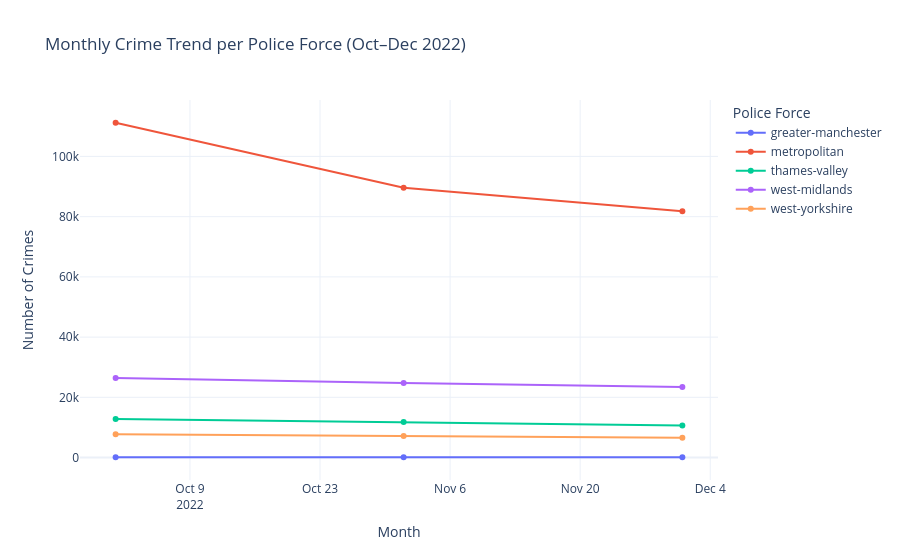

Notebook code for this chart:
### Code cell
import plotly.express as px

fig = px.line(
    timeline,
    x='month', y='crime_count', color='force_id',
    markers=True,
    title='Monthly Crime Trend per Police Force (Oct–Dec 2022)',
    labels={'month': 'Month', 'crime_count': 'Number of Crimes', 'force_id': 'Police Force'}
)
fig.update_layout(template='plotly_white')
fig.show()

### Figure 1 — Plotly figure (JSON) as saved in the notebook; plotly's stock layout.template omitted (floating-point values rounded to 4 significant figures)
{"data": [{"hovertemplate": "Police Force=greater-manchester<br>Month=%{x}<br>Number of Crimes=%{y}<extra></extra>", "legendgroup": "greater-manchester", "line": {"color": "#636efa", "dash": "solid"}, "marker": {"symbol": "circle"}, "mode": "lines+markers", "name": "greater-manchester", "orientation": "v", "showlegend": true, "type": "scatter", "x": ["2022-10", "2022-11", "2022-12"], "xaxis": "x", "y": [138, 130, 106], "yaxis": "y"}, {"hovertemplate": "Police Force=metropolitan<br>Month=%{x}<br>Number of Crimes=%{y}<extra></extra>", "legendgroup": "metropolitan", "line": {"color": "#EF553B", "dash": "solid"}, "marker": {"symbol": "circle"}, "mode": "lines+markers", "name": "metropolitan", "orientation": "v", "showlegend": true, "type": "scatter", "x": ["2022-10", "2022-11", "2022-12"], "xaxis": "x", "y": [111183, 89627, 81795], "yaxis": "y"}, {"hovertemplate": "Police Force=thames-valley<br>Month=%{x}<br>Number of Crimes=%{y}<extra></extra>", "legendgroup": "thames-valley", "line": {"color": "#00cc96", "dash": "solid"}, "marker": {"symbol": "circle"}, "mode": "lines+markers", "name": "thames-valley", "orientation": "v", "showlegend": true, "type": "scatter", "x": ["2022-10", "2022-11", "2022-12"], "xaxis": "x", "y": [12801, 11795, 10649], "yaxis": "y"}, {"hovertemplate": "Police Force=west-midlands<br>Month=%{x}<br>Number of Crimes=%{y}<extra></extra>", "legendgroup": "west-midlands", "line": {"color": "#ab63fa", "dash": "solid"}, "marker": {"symbol": "circle"}, "mode": "lines+markers", "name": "west-midlands", "orientation": "v", "showlegend": true, "type": "scatter", "x": ["2022-10", "2022-11", "2022-12"], "xaxis": "x", "y": [26411, 24753, 23468], "yaxis": "y"}, {"hovertemplate": "Police Force=west-yorkshire<br>Month=%{x}<br>Number of Crimes=%{y}<extra></extra>", "legendgroup": "west-yorkshire", "line": {"color": "#FFA15A", "dash": "solid"}, "marker": {"symbol": "circle"}, "mode": "lines+markers", "name": "west-yorkshire", "orientation": "v", "showlegend": true, "type": "scatter", "x": ["2022-10", "2022-11", "2022-12"], "xaxis": "x", "y": [7772, 7148, 6606], "yaxis": "y"}], "layout": {"legend": {"title": {"text": "Police Force"}, "tracegroupgap": 0}, "title": {"text": "Monthly Crime Trend per Police Force (Oct–Dec 2022)"}, "xaxis": {"anchor": "y", "domain": [0, 1], "title": {"text": "Month"}}, "yaxis": {"anchor": "x", "domain": [0, 1], "title": {"text": "Number of Crimes"}}}}
